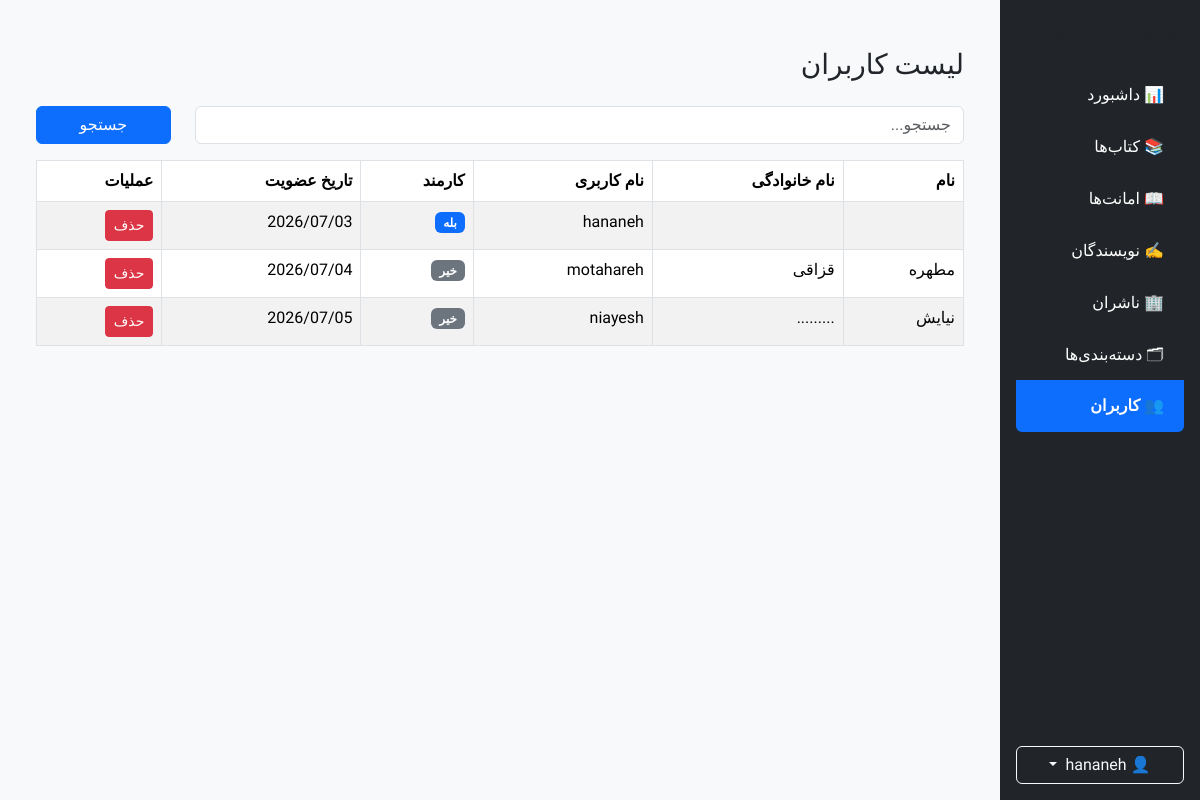
Page /account/ (signed in) on the earlier database version.
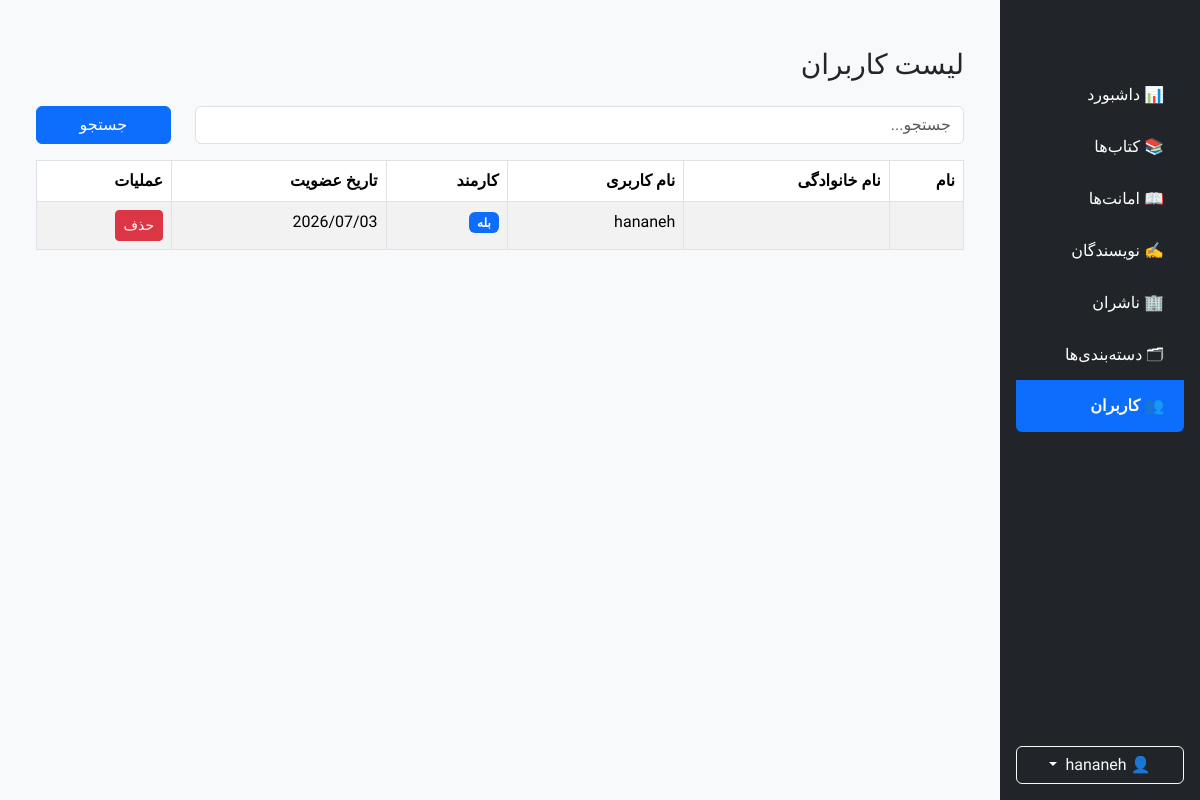
Same page on the later database version.
### accounts/models.py (models this page shows, shortened)
class CustomUser(AbstractUser, BaseModel):
    email = models.EmailField(
    unique=True,
    verbose_name="ایمیل",
    )
    class Meta:
        verbose_name = "کاربر"
        verbose_name_plural = "کاربران"
        ordering = ["username"]

### accounts/views.py (the view, shortened to what this page needs)
class UserListView(LoginRequiredMixin,ListView):
    model = CustomUser
    template_name = "accounts/user_list.html"
    context_object_name = "users"
    paginate_by = 10
    ordering = ["username"]
    def get_queryset(self):
        queryset = CustomUser.objects.all()
        search = self.request.GET.get("search")
        return queryset
    def get_context_data(self, **kwargs):
        context = super().get_context_data(**kwargs)
        context["sidebar"] = "user"
        return context

### accounts/templates/accounts/user_list.html (shortened to what this page needs)
{% extends "shared/_admin_layout.html" %}
{% block sidebar %}
    {% include "shared/_admin_sidebar.html" %}
{% endblock %}
{% block content %}
<div class="container mt-4">
    <div class="d-flex justify-content-between align-items-center mb-3">
        <h3>لیست کاربران</h3>
    </div>
    {% include "shared/_search.html" %}
    <table class="table table-striped table-bordered">
               <thead>
<tr>
    <th>نام</th>
    <th>نام خانوادگی</th>
    <th>نام کاربری</th>
    <th>کارمند</th>
    <th>تاریخ عضویت</th>
    <th>عملیات</th>
</tr>
</thead>
       <tbody>
{% for user in users %}
<tr>
    <td>{{ user.first_name }}</td>
    <td>{{ user.last_name }}</td>
    <td>{{ user.username }}</td>
    <td>
        {% if user.is_staff %}
            <span class="badge bg-primary">بله</span>
        {% else %}
            <span class="badge bg-secondary">خیر</span>
        {% endif %}
    </td>
    <td>{{ user.date_joined|date:"Y/m/d" }}</td>
    <td>
        <a
            href="{% url 'user-delete' user.pk %}"
            class="btn btn-sm btn-danger">
            حذف
        </a>
    </td>
</tr>
{% empty %}
<tr>
    <td colspan="6" class="text-center">
        کاربری یافت نشد.
    </td>
</tr>
{% endfor %}
</tbody>
    </table>
</div>
{% endblock %}

Differences in the rows shown:
removed CustomUser: first_name "مطهره", last_name "قزاقی", username "motahareh", is_staff "خیر", date_joined "2026/07/04"
removed CustomUser: first_name "نیایش", last_name ".........", username "niayesh", is_staff "خیر", date_joined "2026/07/05"
